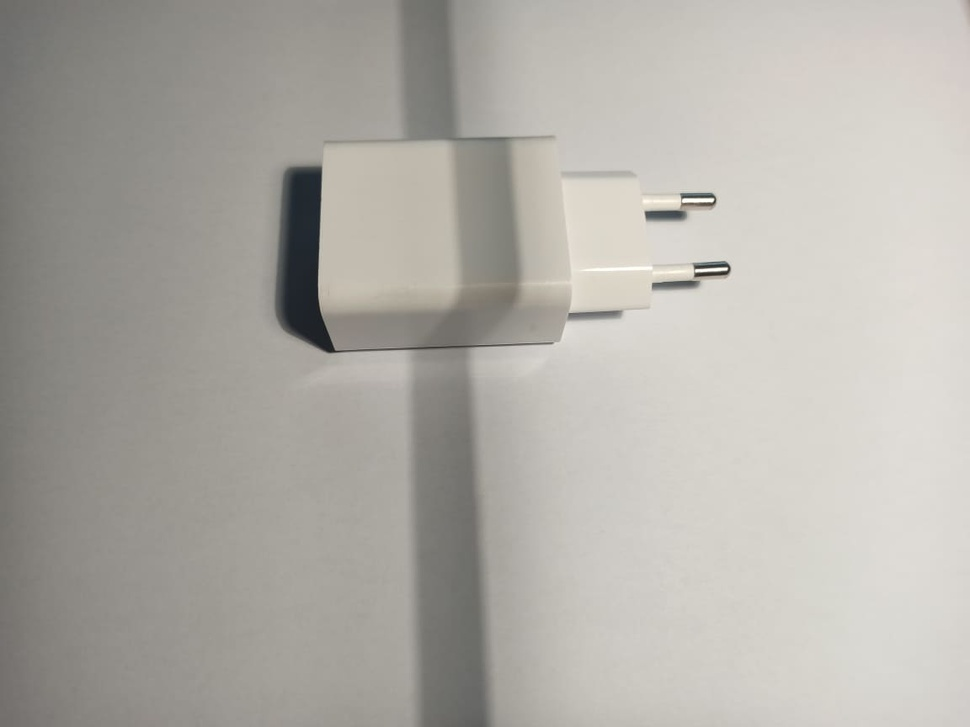
#> input picture imgs/charger1.jpg, 970 x 727 px, shrunk from 1152 x 864 before the run
$ jupyter execute new.ipynb
#> lines starting #> are read from the running program, lines starting #| are printed output that depends on the picture; after the words box and inside, x2 and y2 are one past the last pixel; in counts of white or black regions, pixels touching at a corner belong together
[cell 1]
import cv2
import numpy as np
import os
from matplotlib import pyplot as plt
import math

[cell 2]
frame = cv2.imread('../imgs/charger1.jpg')
#> frame is the input picture: shape (727, 970, 3); mean B, G, R 167.7, 173.9, 176.8
frame_gray = cv2.cvtColor(frame, cv2.COLOR_BGR2GRAY)
plt.imshow(frame_gray, cmap='gray', vmin=0)
plt.title('diff_thresh'), plt.xticks([]), plt.yticks([])
plt.show()

[cell 3]
kernel = 11
frame_gray = cv2.GaussianBlur(frame_gray,(kernel,kernel),0)
plt.imshow(frame_gray, cmap='gray', vmin=0)
plt.title('diff_thresh'), plt.xticks([]), plt.yticks([])
plt.show()

[cell 4]
kernel_size = 7
clahe = cv2.createCLAHE(clipLimit=2.0, tileGridSize=(kernel_size,kernel_size))
cl1 = clahe.apply(frame_gray)
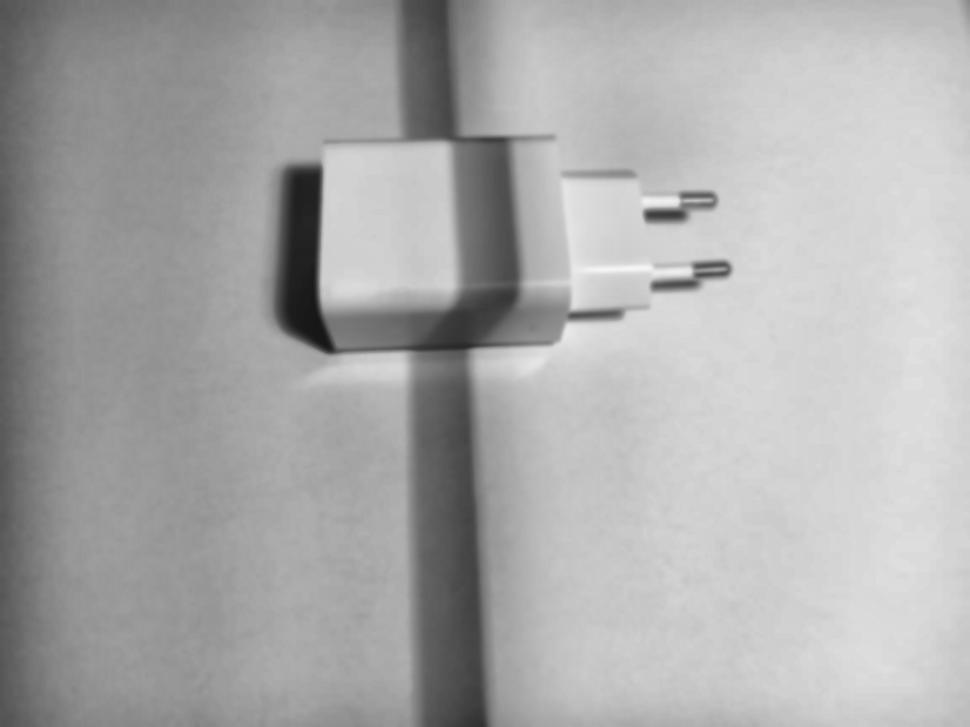
#> cl1: shape (727, 970); min 20, max 246, mean 170.8
plt.imshow(cl1, cmap='gray', vmin=0)
plt.title('diff_thresh'), plt.xticks([]), plt.yticks([])
plt.show()

[cell 5]
kernel = 11
blur = cv2.GaussianBlur(cl1,(kernel,kernel),0)
plt.imshow(blur, cmap='gray', vmin=0)
plt.title('diff_thresh'), plt.xticks([]), plt.yticks([])
plt.show()

[cell 6]
dst = cv2.equalizeHist(blur)
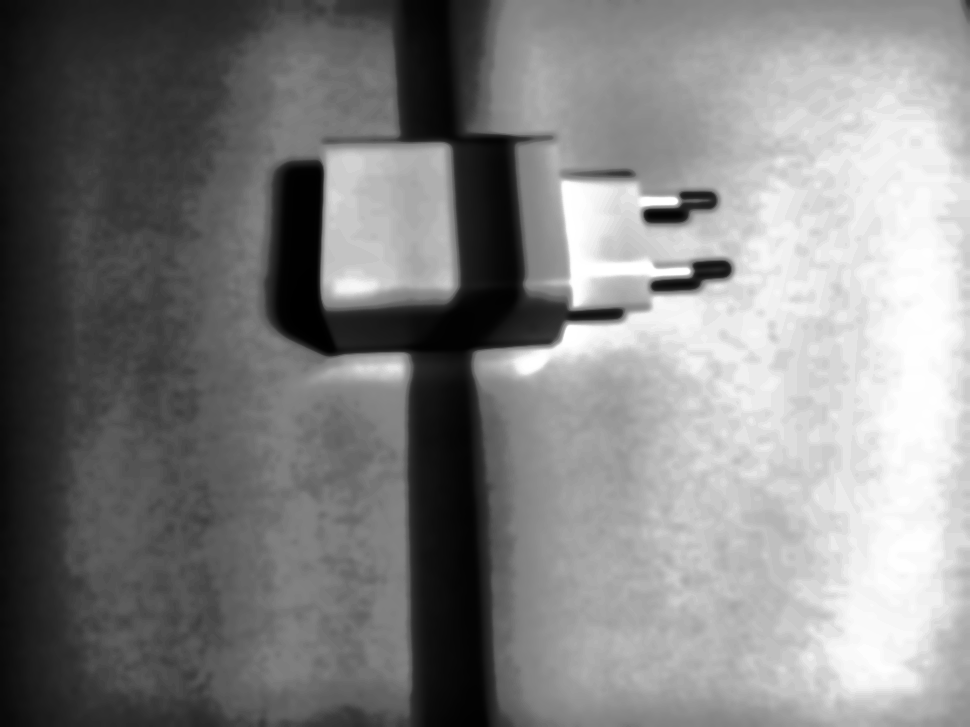
#> dst: shape (727, 970); min 0, max 255, mean 128.9
plt.imshow(dst, cmap='gray', vmin=0)
plt.title('diff_thresh'), plt.xticks([]), plt.yticks([])
plt.show()

[cell 7]
lookUpTable = np.empty((1,256), np.uint8)
gamma = 0.4
for i in range(256):
    lookUpTable[0,i] = np.clip(pow(i / 255.0, gamma) * 255.0, 0, 255)
res = cv2.LUT(dst, lookUpTable)
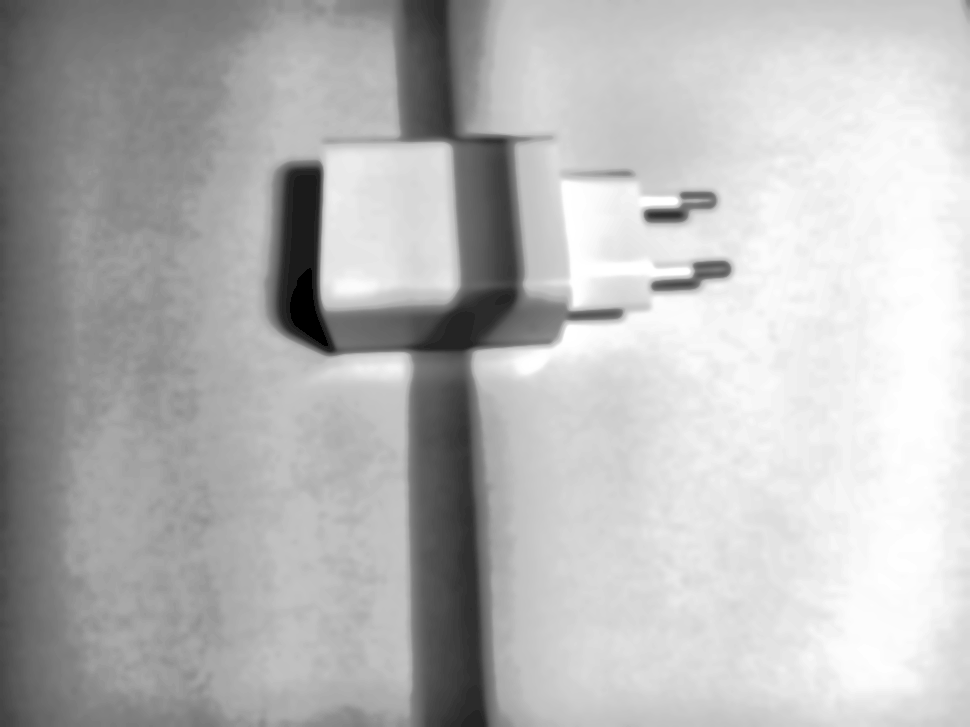
#> res: shape (727, 970); min 0, max 255, mean 182.5

plt.imshow(res, cmap='gray', vmin=0)
plt.title('diff_thresh'), plt.xticks([]), plt.yticks([])
plt.show()

[cell 8]
ret, thresh = cv2.threshold(res,0,255,cv2.THRESH_BINARY + cv2.THRESH_OTSU)
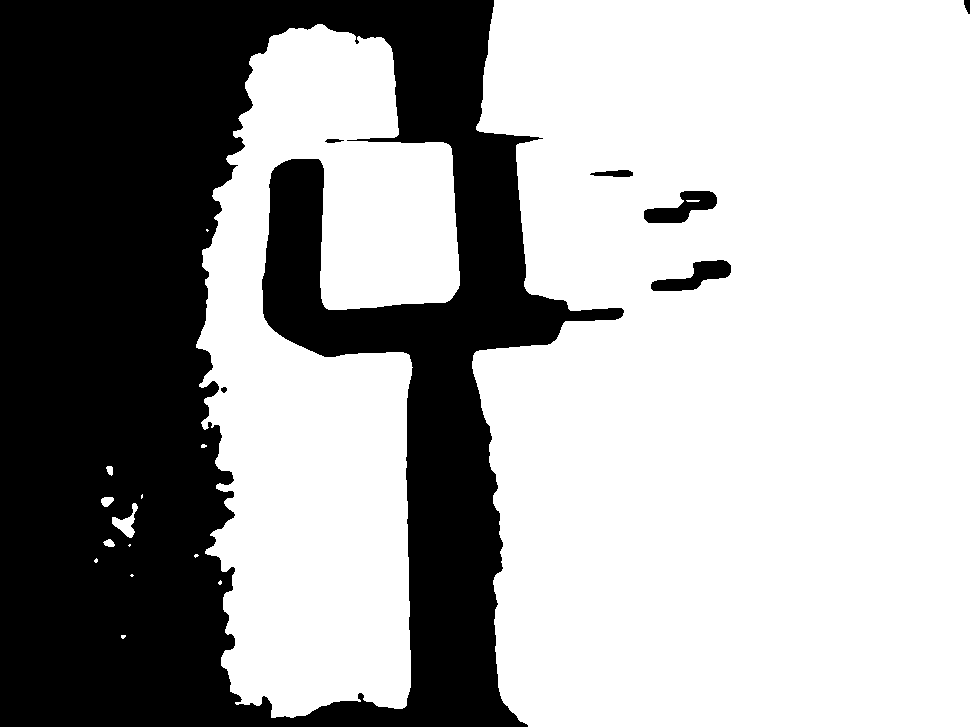
#> thresh: shape (727, 970); 64.3% white; 7 black regions, largest, box (x1, y1, x2, y2) and area: (0, 0, 624, 727) 249186, (644, 191, 717, 223) 1238, (651, 260, 731, 291) 1195
#> ret = 168
plt.imshow(thresh, cmap='gray', vmin=0)
plt.title('diff_thresh'), plt.xticks([]), plt.yticks([])
plt.show()

[cell 9]
frame_gray_copy = res.copy()

edges = cv2.Canny(frame_gray_copy,5,45,apertureSize = 3, L2gradient = True)
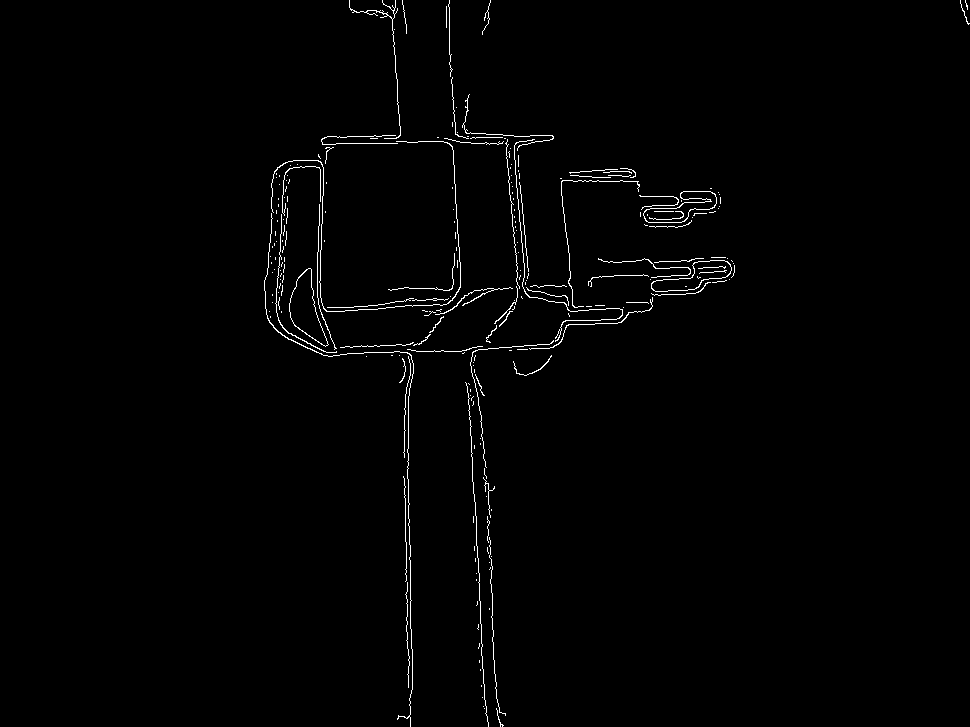
#> edges: shape (727, 970); 1.1% white in thin lines or dots, all inside (x1, y1, x2, y2) = (264, 0, 970, 727)
lines = cv2.HoughLinesP(edges,1,np.pi/180,50,minLineLength=20,maxLineGap=100)
#> lines = 45 rows, first 6: [405, 287, 412, 689], [463, 297, 485, 713], [401, 288, 409, 716], [474, 290, 497, 715], [446, 6, 466, 385], [515, 136, 536, 371]

for line in lines:
    x1,y1,x2,y2 = line[0]
    cv2.line(frame_gray_copy,(x1,y1),(x2,y2),(0,0,255),2)
#> this loop made 45 passes
#> (x1, y1, x2, y2) on passes 1 to 12: (405, 287, 412, 689), (463, 297, 485, 713), (401, 288, 409, 716), (474, 290, 497, 715), (446, 6, 466, 385), (515, 136, 536, 371), (316, 352, 324, 137), (271, 324, 724, 260), (266, 311, 703, 288), (475, 290, 498, 719), (504, 135, 525, 375), (322, 143, 530, 143)
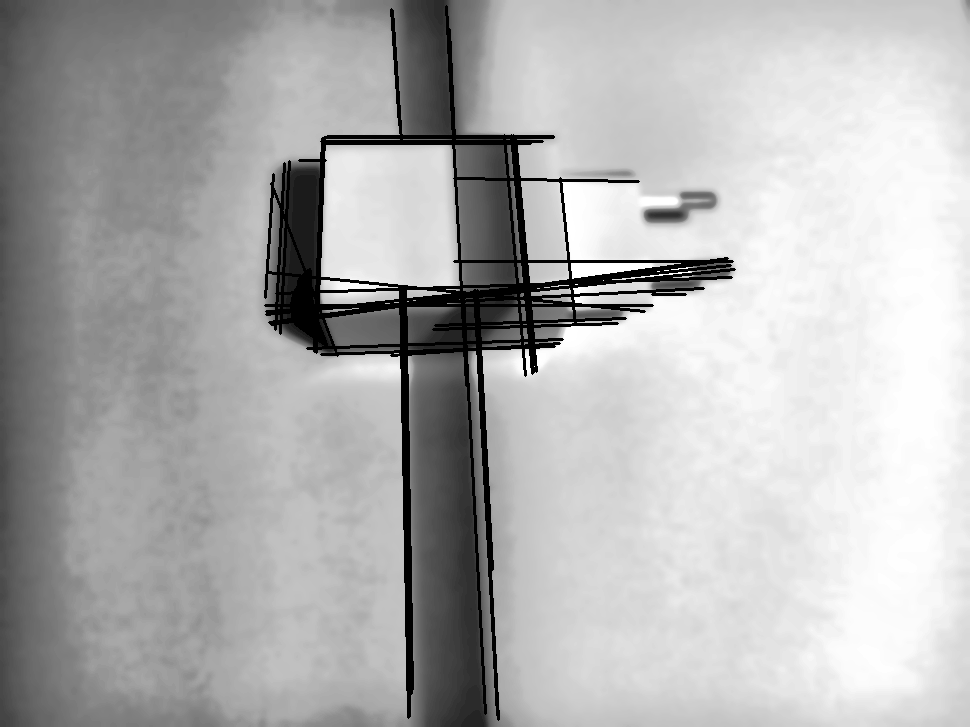
#> frame_gray_copy: shape (727, 970); 3.74% of pixels changed, all inside (x1, y1, x2, y2) = (264, 5, 736, 721)

plt.imshow(frame_gray_copy, cmap='gray', vmin=0)
plt.title('diff_thresh'), plt.xticks([]), plt.yticks([])
plt.show()

$ run again, with imgs/charger2.jpg copied over imgs/charger1.jpg
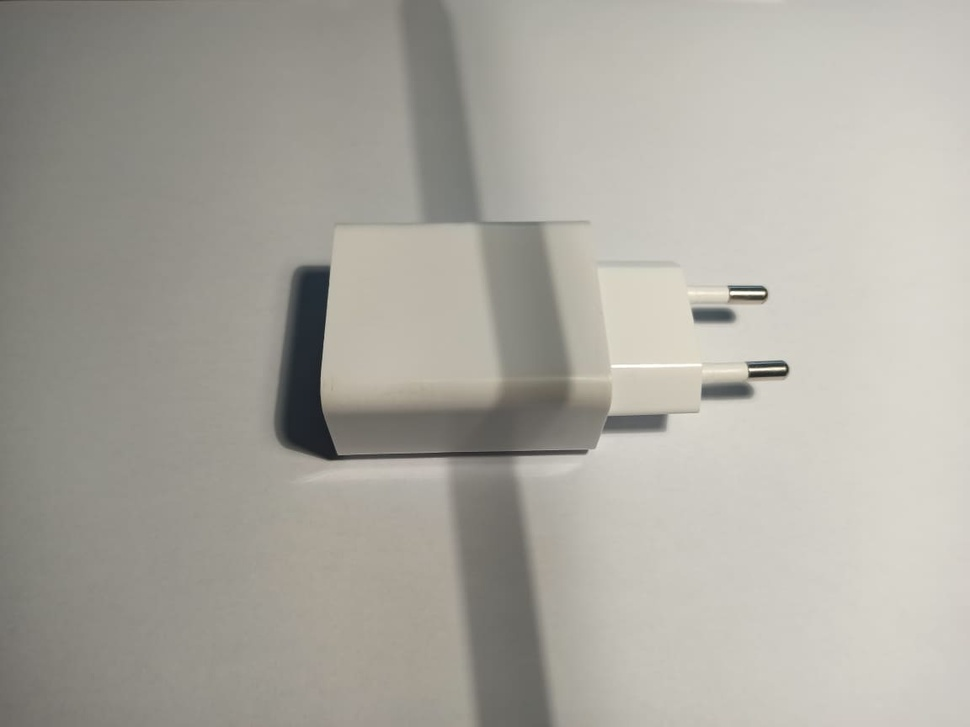
#> input picture imgs/charger2.jpg, 970 x 727 px, shrunk from 1152 x 864 before the run
#> frame is the input picture: shape (727, 970, 3); mean B, G, R 159.3, 167.3, 170.1
#> `ret, thresh = cv2.threshold(res,0,255,cv2.THRESH_BINARY + cv2.THRESH_O..`:
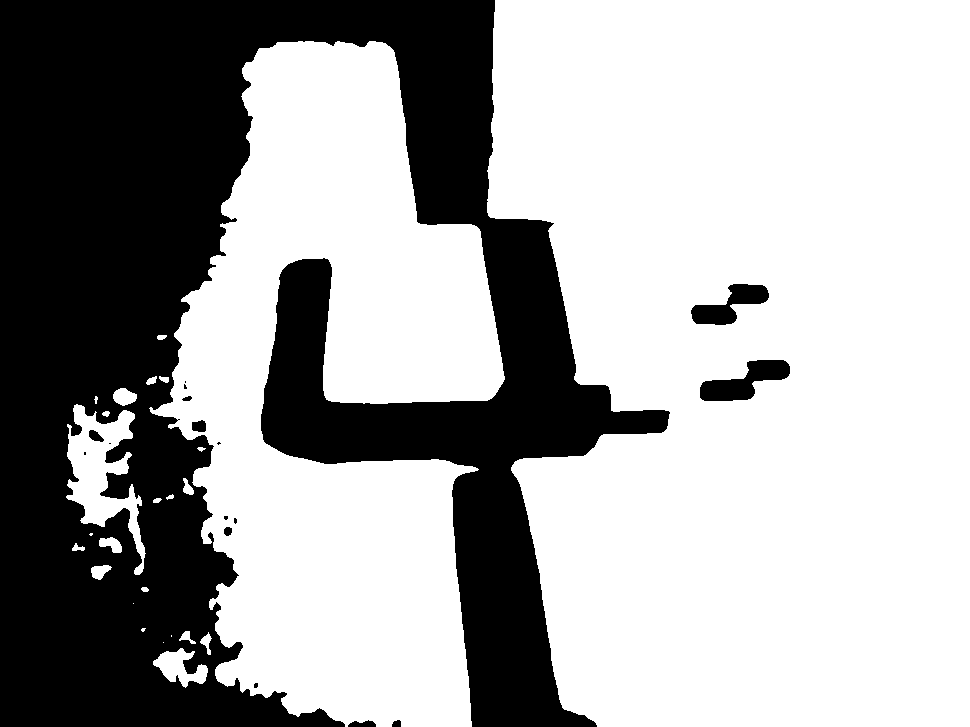
#> thresh: shape (727, 970); 65.1% white; 17 black regions (8 under 20 px), largest, box (x1, y1, x2, y2) and area: (0, 0, 670, 727) 241719, (700, 360, 790, 401) 1901, (691, 284, 769, 325) 1543
#> ret = 167
#> edges: shape (727, 970); 1.3% white in thin lines or dots, all inside (x1, y1, x2, y2) = (261, 0, 794, 727)
#> lines = 57 rows, first 6: [446, 13, 557, 708], [471, 224, 549, 714], [448, 19, 557, 707], [317, 461, 578, 456], [438, 383, 473, 717], [289, 454, 596, 449]
#> the loop `for line in lines:` made 57 passes
#> after the loop `for line in lines:`:
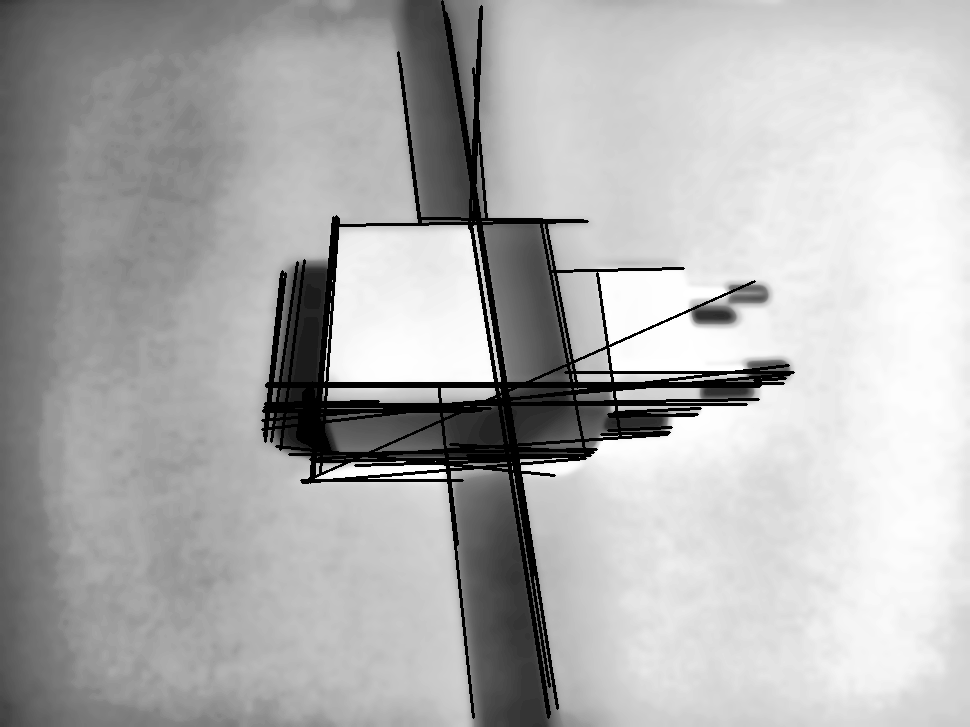
#> frame_gray_copy: shape (727, 970); min 0, max 255, mean 176.1

$ run again, with imgs/charger_1.jpg copied over imgs/charger1.jpg
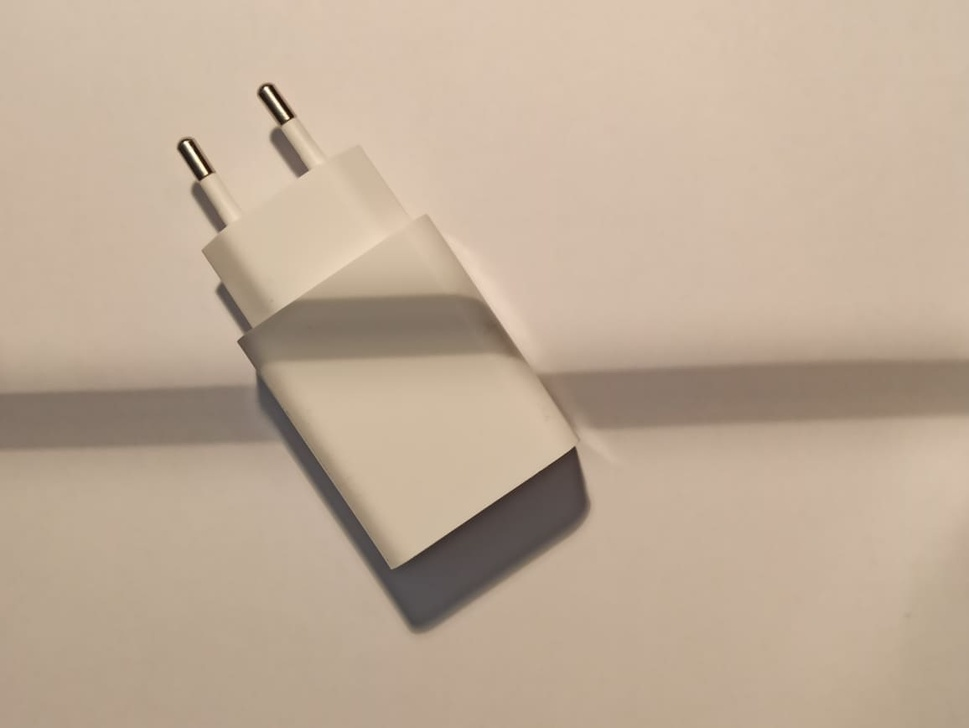
#> input picture imgs/charger_1.jpg, 969 x 728 px, shrunk from 1156 x 868 before the run
#> frame is the input picture: shape (728, 969, 3); mean B, G, R 151.6, 171.9, 191.4
#> `ret, thresh = cv2.threshold(res,0,255,cv2.THRESH_BINARY + cv2.THRESH_O..`:
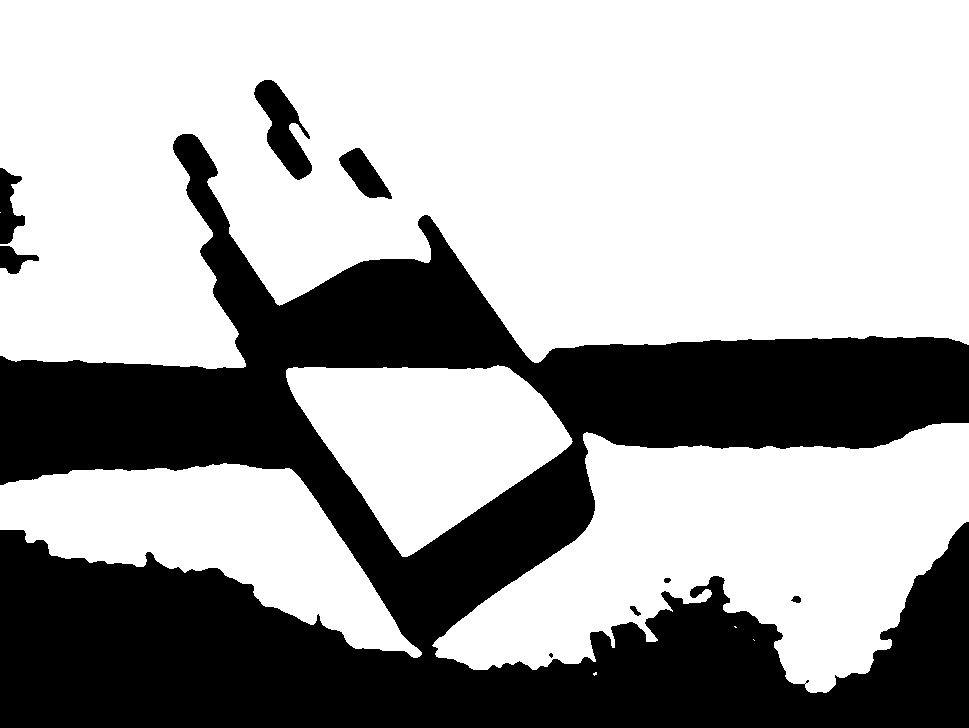
#> thresh: shape (728, 969); 65.2% white; 9 black regions (1 under 20 px), largest, box (x1, y1, x2, y2) and area: (0, 134, 969, 728) 239915, (254, 80, 312, 180) 2678, (339, 148, 392, 199) 1329
#> ret = 167
#> edges: shape (728, 969); 2.3% white in thin lines or dots, all inside (x1, y1, x2, y2) = (0, 65, 969, 641)
#> lines = 114 rows, first 6: [234, 342, 914, 318], [226, 356, 424, 639], [198, 251, 449, 623], [372, 580, 762, 317], [236, 336, 431, 636], [235, 339, 292, 337]
#> the loop `for line in lines:` made 114 passes
#> after the loop `for line in lines:`:
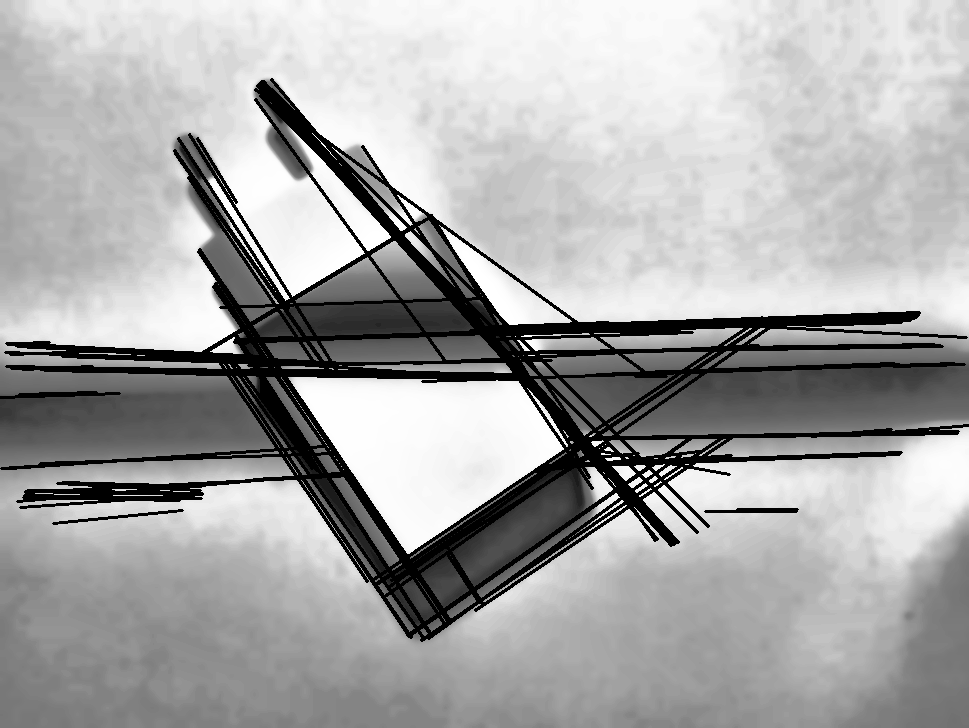
#> frame_gray_copy: shape (728, 969); min 0, max 255, mean 167.9
